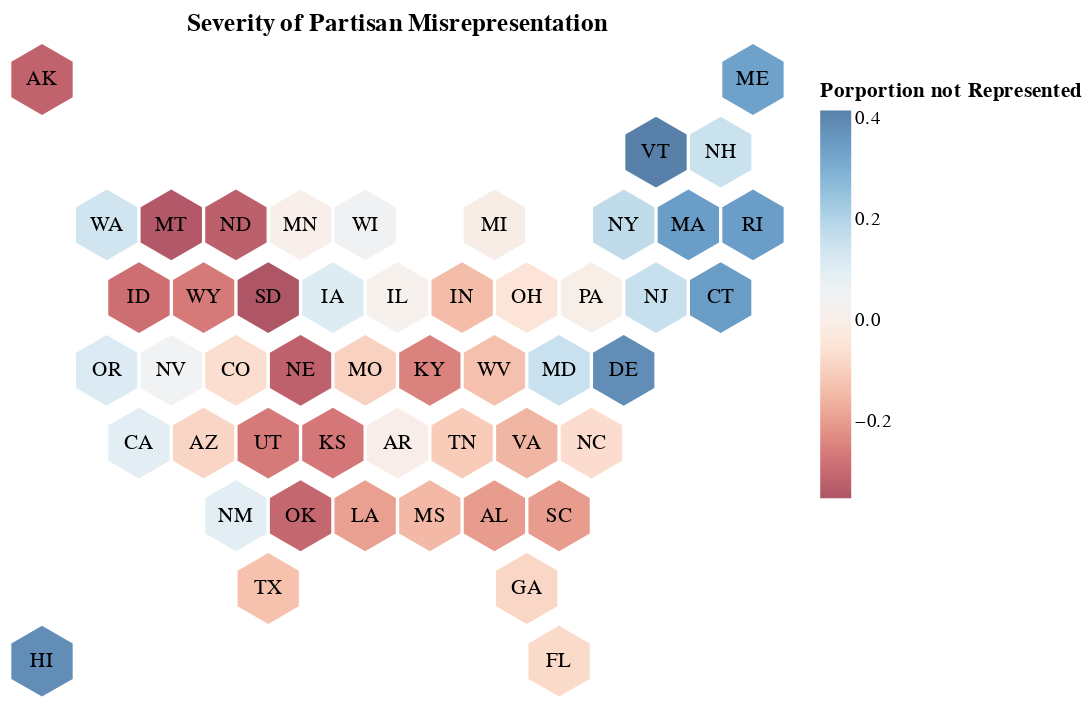

The code cell stored with this chart in its notebook:
### Code cell
Cartogram

### Figure 1 — Vega-Lite specification as saved in the notebook (floating-point values rounded to 4 significant figures; data arrays with more than 128 entries replaced by an {"elided": "..."} marker saying what was removed)
{"config": {"view": {"continuousWidth": 400, "continuousHeight": 300, "strokeWidth": 0}, "axis": {"grid": false}, "point": {"filled": true, "shape": "M0,-2.3094010768L2,-1.1547005384 2,1.1547005384 0,2.3094010768 -2,1.1547005384 -2,-1.1547005384Z", "size": 250}}, "layer": [{"mark": "point", "encoding": {"color": {"field": "porp_loss", "legend": {"title": "Porportion not Represented"}, "scale": {"scheme": "redblue"}, "type": "quantitative"}, "text": {"field": "ST", "type": "nominal"}, "tooltip": [{"field": "porp_text", "title": "Porportion Lost", "type": "nominal"}, {"field": "dist_text", "title": "District Deficit", "type": "nominal"}], "x": {"axis": null, "field": "X", "type": "quantitative"}, "y": {"axis": null, "field": "Y", "type": "quantitative"}}, "selection": {"Election": {"type": "single", "fields": ["year"], "bind": {"input": "range", "max": 2022, "min": 2004, "step": 2}, "init": {"year": 2004}}}}, {"mark": {"type": "text", "align": "center"}, "encoding": {"text": {"field": "ST", "type": "nominal"}, "x": {"field": "X", "type": "quantitative"}, "y": {"field": "Y", "type": "quantitative"}}, "title": "Severity of Partisan Misrepresentation"}], "data": {"name": "data-403b802a51dcd689c8395822bd916299"}, "transform": [{"filter": {"selection": "Election"}}], "$schema": "https://vega.github.io/schema/vega-lite/v4.17.0.json", "datasets": {"data-403b802a51dcd689c8395822bd916299": {"elided": "500 records"}}}
